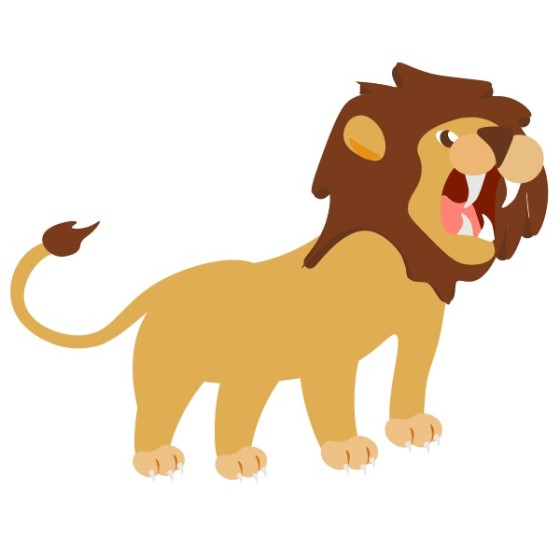
#> input picture cd-p2/6/Li.jpg, 560 x 560 px
$ python 1.py
#> lines starting #> are read from the running program, lines starting #| are printed output that depends on the picture
from PIL import Image

ar=(230, 155, 1110, 770)
si=(640, 200)

lioni=Image.open("Li.jpg")
#> lioni is the input picture: PIL image 560x560 RGB; mean R, G, B 237, 221, 200.7
fruiti=Image.open("fru.jpg")
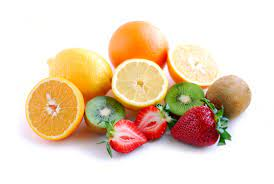
#> input picture cd-p2/6/fru.jpg, 274 x 184 px
#> fruiti is the input picture: PIL image 274x184 RGB; mean R, G, B 233.6, 212.9, 190.2

print(lioni.size, lioni.format, lioni.mode)
#| (560, 560) JPEG RGB
print(fruiti.size, fruiti.format, fruiti.mode)
#| (274, 184) JPEG RGB

fruitr=fruiti.resize(si)
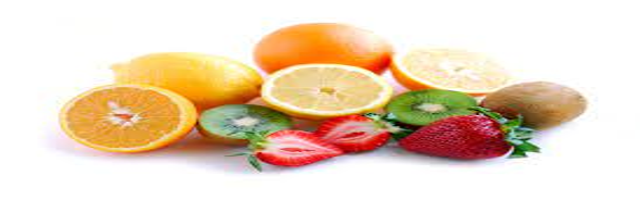
#> fruitr: PIL image 640x200 RGB; mean R, G, B 233.5, 212.9, 190.2
lionc=lioni.crop(ar)
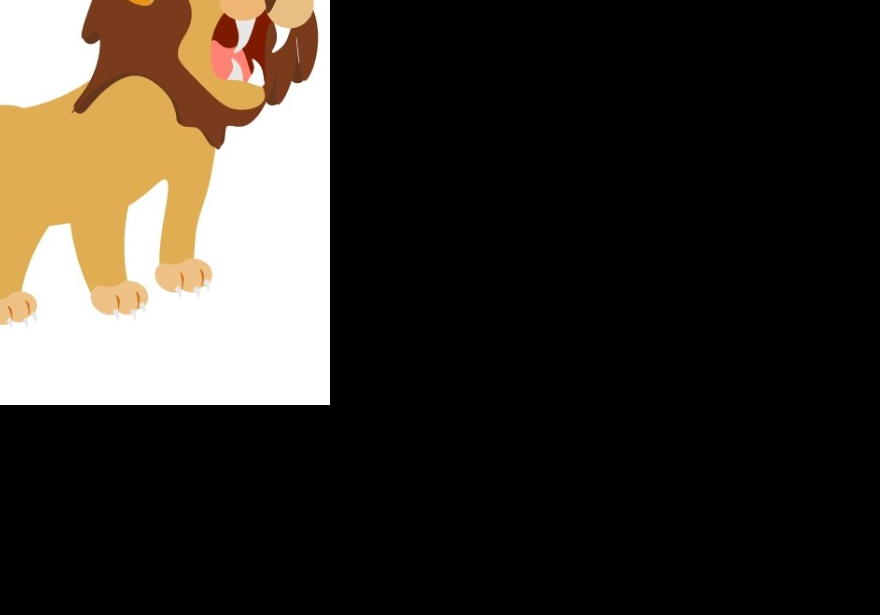
#> lionc: PIL image 880x615 RGB; mean R, G, B 56.7, 50.8, 43.3
lioni.show()

lionc.save("lion_cropped.jpg")
fruitr.save("fru_cropped.jpg")
